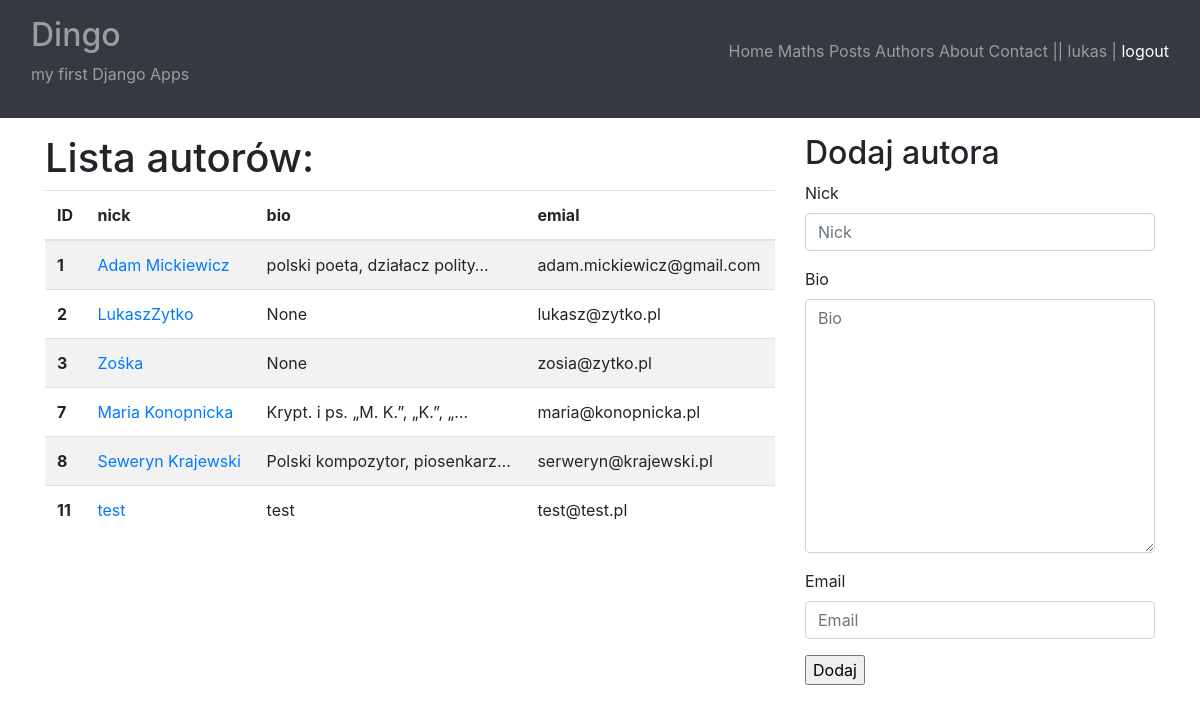
Page /blog/authors-list/ (signed in) on the committed database.
### posts/models.py (models this page shows, shortened)
class Author(models.Model):
    nick = models.CharField(max_length=25, unique=True)
    bio = models.TextField(
        blank=True,
        null=True
    )
    email = models.EmailField()

### posts/views.py (the view, shortened to what this page needs)
# urls.py: path("authors-list/", authors_list, name="authors_list"),
def authors_list(request):
    author_form = AuthorForm()
    authors = Author.objects.all()
    return render(
        request=request,
        template_name="posts/authors_list.html",
        context={
            "authors": authors,
            "author_form": author_form
        }
    )

### posts/forms.py
class AuthorForm(forms.ModelForm):
    class Meta:
        model = Author
        fields = "__all__"

### posts/templates/posts/authors_list.html (shortened to what this page needs)
{% extends "main.html" %}
{% load bootstrap4 %}
{% block content %}
<div class="row">
    <div class="col-8">
        <h1>Lista autorów:</h1>
        <table class="table table-striped">
            <thead>
              <tr>
                <th scope="col">ID</th>
                <th scope="col">nick</th>
                <th scope="col">bio</th>
                <th scope="col">emial</th>
              </tr>
            </thead>
            <tbody>
                {% for a in authors %}
                    <tr>
                        <th scope="row">{{ a.id }}</th>
                        <td><a href="{% url 'blog:author_details' a.id %}">{{ a.nick }}</a></td>
                        <td>{{ a.bio|truncatechars:30 }}</td>
                        <td>{{ a.email }}</a></td>
                    </tr>
                {% endfor %}
            </tbody>
        </table>
    </div>
    <div class="col">
        {% if perms.posts.add_post %}
        <h2>Dodaj autora</h2>
            <form method="post">
                {% bootstrap_form author_form %}
                <input type="submit" value="Dodaj">
            </form>
        {% endif %}
    </div>
</div>
{% endblock %}

### templates/main.html (shortened to what this page needs)
{% load bootstrap4 %}
<!DOCTYPE html>
<html lang="en">
<head>
   {% load static %}
   <link rel="stylesheet" type="text/css" href="{% static 'maths/css/style.css' %}">
   {% bootstrap_css %}
</head>
<body>
   <nav class="navbar sticky-top navbar-dark bg-dark mb-3">
      <div class="container-fluid">
         <span class="navbar-text navbar-lg">
            <h2>Dingo</h2>
            <p>my first Django Apps</p>
         </span>
         <div class="inline">
            <a class="navbar-text" href="{% url 'welcome' %}">Home</a>
            <a class="navbar-text" href="{% url 'maths:list' %}">Maths</a>
            <a class="navbar-text" href="{% url 'blog:posts_list' %}">Posts</a>
            <a class="navbar-text" href="{% url 'blog:authors_list' %}">Authors</a>
            <a class="navbar-text" href="{% url 'about' %}">About</a>
            <a class="navbar-text" href="{% url 'contact' %}">Contact</a>
            {% if user.is_authenticated %}
               <p class="navbar-text">
                  || {{ user.username }} | <a href="{% url 'logout' %}?next={{ request.get_full_path }}">logout</a>
               </p>
            {% else %}
               <p class="navbar-text">|| <a class="navbar-text" href="{% url 'login' %}?next={{ request.get_full_path }}">login</a></p>
            {% endif %}
         </div>
      </div>
   </nav>
   <div id="content">
      <div class="container">
         {% block content %}
         {% endblock %}
      </div>
   </div>
</body>
</html>

### rows in the picture
Author: id "1", nick "Adam Mickiewicz", bio "polski poeta, działacz polity…", email "adam.mickiewicz@gmail.com"
Author: id "2", nick "LukaszZytko", bio "None", email "lukasz@zytko.pl"
Author: id "3", nick "Zośka", bio "None", email "zosia@zytko.pl"
Author: id "7", nick "Maria Konopnicka", bio "Krypt. i ps. „M. K.”, „K.”, „…", email "maria@konopnicka.pl"
Author: id "8", nick "Seweryn Krajewski", bio "Polski kompozytor, piosenkarz…", email "serweryn@krajewski.pl"
Author: id "11", nick "test", bio "test", email "test@test.pl"

### other values in the picture
{{ user.username }} "lukas"
